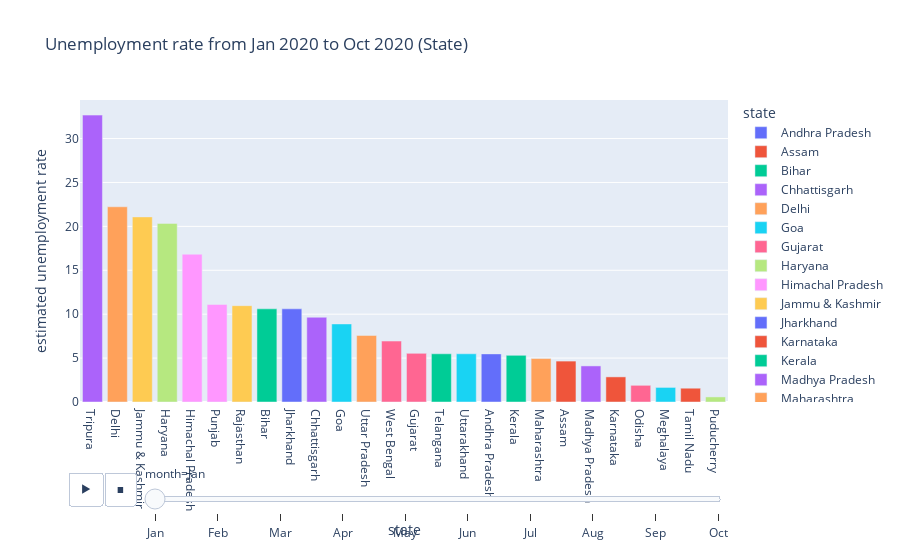

Source (notebook cell):
### Code cell
#Bar plot unemployment rate(monthly)
fig = px.bar(df, x='state', y='estimated unemployment rate', animation_frame='month', color='state', title='Unemployment rate from Jan 2020 to Oct 2020 (State)')
fig.update_layout(xaxis={'categoryorder':'total descending'})
fig.layout.updatemenus[0].buttons[0].args[1]["frame"]["duration"]=2000
fig.show()

### Figure 1 — Plotly figure (JSON) as saved in the notebook; plotly's stock layout.template omitted (floating-point values rounded to 4 significant figures)
{"data": [{"alignmentgroup": "True", "hovertemplate": "state=%{x}<br>month=Jan<br>estimated unemployment rate=%{y}<extra></extra>", "legendgroup": "Andhra Pradesh", "marker": {"color": "#636efa", "pattern": {"shape": ""}}, "name": "Andhra Pradesh", "offsetgroup": "Andhra Pradesh", "orientation": "v", "showlegend": true, "textposition": "auto", "type": "bar", "x": ["Andhra Pradesh"], "xaxis": "x", "y": [5.48], "yaxis": "y"}, {"alignmentgroup": "True", "hovertemplate": "state=%{x}<br>month=Jan<br>estimated unemployment rate=%{y}<extra></extra>", "legendgroup": "Assam", "marker": {"color": "#EF553B", "pattern": {"shape": ""}}, "name": "Assam", "offsetgroup": "Assam", "orientation": "v", "showlegend": true, "textposition": "auto", "type": "bar", "x": ["Assam"], "xaxis": "x", "y": [4.66], "yaxis": "y"}, {"alignmentgroup": "True", "hovertemplate": "state=%{x}<br>month=Jan<br>estimated unemployment rate=%{y}<extra></extra>", "legendgroup": "Bihar", "marker": {"color": "#00cc96", "pattern": {"shape": ""}}, "name": "Bihar", "offsetgroup": "Bihar", "orientation": "v", "showlegend": true, "textposition": "auto", "type": "bar", "x": ["Bihar"], "xaxis": "x", "y": [10.61], "yaxis": "y"}, {"alignmentgroup": "True", "hovertemplate": "state=%{x}<br>month=Jan<br>estimated unemployment rate=%{y}<extra></extra>", "legendgroup": "Chhattisgarh", "marker": {"color": "#ab63fa", "pattern": {"shape": ""}}, "name": "Chhattisgarh", "offsetgroup": "Chhattisgarh", "orientation": "v", "showlegend": true, "textposition": "auto", "type": "bar", "x": ["Chhattisgarh"], "xaxis": "x", "y": [9.65], "yaxis": "y"}, {"alignmentgroup": "True", "hovertemplate": "state=%{x}<br>month=Jan<br>estimated unemployment rate=%{y}<extra></extra>", "legendgroup": "Delhi", "marker": {"color": "#FFA15A", "pattern": {"shape": ""}}, "name": "Delhi", "offsetgroup": "Delhi", "orientation": "v", "showlegend": true, "textposition": "auto", "type": "bar", "x": ["Delhi"], "xaxis": "x", "y": [22.23], "yaxis": "y"}, {"alignmentgroup": "True", "hovertemplate": "state=%{x}<br>month=Jan<br>estimated unemployment rate=%{y}<extra></extra>", "legendgroup": "Goa", "marker": {"color": "#19d3f3", "pattern": {"shape": ""}}, "name": "Goa", "offsetgroup": "Goa", "orientation": "v", "showlegend": true, "textposition": "auto", "type": "bar", "x": ["Goa"], "xaxis": "x", "y": [8.89], "yaxis": "y"}, {"alignmentgroup": "True", "hovertemplate": "state=%{x}<br>month=Jan<br>estimated unemployment rate=%{y}<extra></extra>", "legendgroup": "Gujarat", "marker": {"color": "#FF6692", "pattern": {"shape": ""}}, "name": "Gujarat", "offsetgroup": "Gujarat", "orientation": "v", "showlegend": true, "textposition": "auto", "type": "bar", "x": ["Gujarat"], "xaxis": "x", "y": [5.54], "yaxis": "y"}, {"alignmentgroup": "True", "hovertemplate": "state=%{x}<br>month=Jan<br>estimated unemployment rate=%{y}<extra></extra>", "legendgroup": "Haryana", "marker": {"color": "#B6E880", "pattern": {"shape": ""}}, "name": "Haryana", "offsetgroup": "Haryana", "orientation": "v", "showlegend": true, "textposition": "auto", "type": "bar", "x": ["Haryana"], "xaxis": "x", "y": [20.34], "yaxis": "y"}, {"alignmentgroup": "True", "hovertemplate": "state=%{x}<br>month=Jan<br>estimated unemployment rate=%{y}<extra></extra>", "legendgroup": "Himachal Pradesh", "marker": {"color": "#FF97FF", "pattern": {"shape": ""}}, "name": "Himachal Pradesh", "offsetgroup": "Himachal Pradesh", "orientation": "v", "showlegend": true, "textposition": "auto", "type": "bar", "x": ["Himachal Pradesh"], "xaxis": "x", "y": [16.83], "yaxis": "y"}, {"alignmentgroup": "True", "hovertemplate": "state=%{x}<br>month=Jan<br>estimated unemployment rate=%{y}<extra></extra>", "legendgroup": "Jammu & Kashmir", "marker": {"color": "#FECB52", "pattern": {"shape": ""}}, "name": "Jammu & Kashmir", "offsetgroup": "Jammu & Kashmir", "orientation": "v", "showlegend": true, "textposition": "auto", "type": "bar", "x": ["Jammu & Kashmir"], "xaxis": "x", "y": [21.08], "yaxis": "y"}, {"alignmentgroup": "True", "hovertemplate": "state=%{x}<br>month=Jan<br>estimated unemployment rate=%{y}<extra></extra>", "legendgroup": "Jharkhand", "marker": {"color": "#636efa", "pattern": {"shape": ""}}, "name": "Jharkhand", "offsetgroup": "Jharkhand", "orientation": "v", "showlegend": true, "textposition": "auto", "type": "bar", "x": ["Jharkhand"], "xaxis": "x", "y": [10.61], "yaxis": "y"}, {"alignmentgroup": "True", "hovertemplate": "state=%{x}<br>month=Jan<br>estimated unemployment rate=%{y}<extra></extra>", "legendgroup": "Karnataka", "marker": {"color": "#EF553B", "pattern": {"shape": ""}}, "name": "Karnataka", "offsetgroup": "Karnataka", "orientation": "v", "showlegend": true, "textposition": "auto", "type": "bar", "x": ["Karnataka"], "xaxis": "x", "y": [2.86], "yaxis": "y"}, {"alignmentgroup": "True", "hovertemplate": "state=%{x}<br>month=Jan<br>estimated unemployment rate=%{y}<extra></extra>", "legendgroup": "Kerala", "marker": {"color": "#00cc96", "pattern": {"shape": ""}}, "name": "Kerala", "offsetgroup": "Kerala", "orientation": "v", "showlegend": true, "textposition": "auto", "type": "bar", "x": ["Kerala"], "xaxis": "x", "y": [5.31], "yaxis": "y"}, {"alignmentgroup": "True", "hovertemplate": "state=%{x}<br>month=Jan<br>estimated unemployment rate=%{y}<extra></extra>", "legendgroup": "Madhya Pradesh", "marker": {"color": "#ab63fa", "pattern": {"shape": ""}}, "name": "Madhya Pradesh", "offsetgroup": "Madhya Pradesh", "orientation": "v", "showlegend": true, "textposition": "auto", "type": "bar", "x": ["Madhya Pradesh"], "xaxis": "x", "y": [4.11], "yaxis": "y"}, {"alignmentgroup": "True", "hovertemplate": "state=%{x}<br>month=Jan<br>estimated unemployment rate=%{y}<extra></extra>", "legendgroup": "Maharashtra", "marker": {"color": "#FFA15A", "pattern": {"shape": ""}}, "name": "Maharashtra", "offsetgroup": "Maharashtra", "orientation": "v", "showlegend": true, "textposition": "auto", "type": "bar", "x": ["Maharashtra"], "xaxis": "x", "y": [4.95], "yaxis": "y"}, {"alignmentgroup": "True", "hovertemplate": "state=%{x}<br>month=Jan<br>estimated unemployment rate=%{y}<extra></extra>", "legendgroup": "Meghalaya", "marker": {"color": "#19d3f3", "pattern": {"shape": ""}}, "name": "Meghalaya", "offsetgroup": "Meghalaya", "orientation": "v", "showlegend": true, "textposition": "auto", "type": "bar", "x": ["Meghalaya"], "xaxis": "x", "y": [1.66], "yaxis": "y"}, {"alignmentgroup": "True", "hovertemplate": "state=%{x}<br>month=Jan<br>estimated unemployment rate=%{y}<extra></extra>", "legendgroup": "Odisha", "marker": {"color": "#FF6692", "pattern": {"shape": ""}}, "name": "Odisha", "offsetgroup": "Odisha", "orientation": "v", "showlegend": true, "textposition": "auto", "type": "bar", "x": ["Odisha"], "xaxis": "x", "y": [1.9], "yaxis": "y"}, {"alignmentgroup": "True", "hovertemplate": "state=%{x}<br>month=Jan<br>estimated unemployment rate=%{y}<extra></extra>", "legendgroup": "Puducherry", "marker": {"color": "#B6E880", "pattern": {"shape": ""}}, "name": "Puducherry", "offsetgroup": "Puducherry", "orientation": "v", "showlegend": true, "textposition": "auto", "type": "bar", "x": ["Puducherry"], "xaxis": "x", "y": [0.58], "yaxis": "y"}, {"alignmentgroup": "True", "hovertemplate": "state=%{x}<br>month=Jan<br>estimated unemployment rate=%{y}<extra></extra>", "legendgroup": "Punjab", "marker": {"color": "#FF97FF", "pattern": {"shape": ""}}, "name": "Punjab", "offsetgroup": "Punjab", "orientation": "v", "showlegend": true, "textposition": "auto", "type": "bar", "x": ["Punjab"], "xaxis": "x", "y": [11.11], "yaxis": "y"}, {"alignmentgroup": "True", "hovertemplate": "state=%{x}<br>month=Jan<br>estimated unemployment rate=%{y}<extra></extra>", "legendgroup": "Rajasthan", "marker": {"color": "#FECB52", "pattern": {"shape": ""}}, "name": "Rajasthan", "offsetgroup": "Rajasthan", "orientation": "v", "showlegend": true, "textposition": "auto", "type": "bar", "x": ["Rajasthan"], "xaxis": "x", "y": [10.97], "yaxis": "y"}, {"alignmentgroup": "True", "hovertemplate": "state=%{x}<br>month=Jan<br>estimated unemployment rate=%{y}<extra></extra>", "legendgroup": "Tamil Nadu", "marker": {"color": "#EF553B", "pattern": {"shape": ""}}, "name": "Tamil Nadu", "offsetgroup": "Tamil Nadu", "orientation": "v", "showlegend": true, "textposition": "auto", "type": "bar", "x": ["Tamil Nadu"], "xaxis": "x", "y": [1.57], "yaxis": "y"}, {"alignmentgroup": "True", "hovertemplate": "state=%{x}<br>month=Jan<br>estimated unemployment rate=%{y}<extra></extra>", "legendgroup": "Telangana", "marker": {"color": "#00cc96", "pattern": {"shape": ""}}, "name": "Telangana", "offsetgroup": "Telangana", "orientation": "v", "showlegend": true, "textposition": "auto", "type": "bar", "x": ["Telangana"], "xaxis": "x", "y": [5.49], "yaxis": "y"}, {"alignmentgroup": "True", "hovertemplate": "state=%{x}<br>month=Jan<br>estimated unemployment rate=%{y}<extra></extra>", "legendgroup": "Tripura", "marker": {"color": "#ab63fa", "pattern": {"shape": ""}}, "name": "Tripura", "offsetgroup": "Tripura", "orientation": "v", "showlegend": true, "textposition": "auto", "type": "bar", "x": ["Tripura"], "xaxis": "x", "y": [32.67], "yaxis": "y"}, {"alignmentgroup": "True", "hovertemplate": "state=%{x}<br>month=Jan<br>estimated unemployment rate=%{y}<extra></extra>", "legendgroup": "Uttar Pradesh", "marker": {"color": "#FFA15A", "pattern": {"shape": ""}}, "name": "Uttar Pradesh", "offsetgroup": "Uttar Pradesh", "orientation": "v", "showlegend": true, "textposition": "auto", "type": "bar", "x": ["Uttar Pradesh"], "xaxis": "x", "y": [7.58], "yaxis": "y"}, {"alignmentgroup": "True", "hovertemplate": "state=%{x}<br>month=Jan<br>estimated unemployment rate=%{y}<extra></extra>", "legendgroup": "Uttarakhand", "marker": {"color": "#19d3f3", "pattern": {"shape": ""}}, "name": "Uttarakhand", "offsetgroup": "Uttarakhand", "orientation": "v", "showlegend": true, "textposition": "auto", "type": "bar", "x": ["Uttarakhand"], "xaxis": "x", "y": [5.49], "yaxis": "y"}, {"alignmentgroup": "True", "hovertemplate": "state=%{x}<br>month=Jan<br>estimated unemployment rate=%{y}<extra></extra>", "legendgroup": "West Bengal", "marker": {"color": "#FF6692", "pattern": {"shape": ""}}, "name": "West Bengal", "offsetgroup": "West Bengal", "orientation": "v", "showlegend": true, "textposition": "auto", "type": "bar", "x": ["West Bengal"], "xaxis": "x", "y": [6.94], "yaxis": "y"}], "layout": {"barmode": "relative", "legend": {"title": {"text": "state"}, "tracegroupgap": 0}, "sliders": [{"active": 0, "currentvalue": {"prefix": "month="}, "len": 0.9, "pad": {"b": 10, "t": 60}, "steps": [{"args": [["Jan"], {"frame": {"duration": 0, "redraw": true}, "fromcurrent": true, "mode": "immediate", "transition": {"duration": 0, "easing": "linear"}}], "label": "Jan", "method": "animate"}, {"args": [["Feb"], {"frame": {"duration": 0, "redraw": true}, "fromcurrent": true, "mode": "immediate", "transition": {"duration": 0, "easing": "linear"}}], "label": "Feb", "method": "animate"}, {"args": [["Mar"], {"frame": {"duration": 0, "redraw": true}, "fromcurrent": true, "mode": "immediate", "transition": {"duration": 0, "easing": "linear"}}], "label": "Mar", "method": "animate"}, {"args": [["Apr"], {"frame": {"duration": 0, "redraw": true}, "fromcurrent": true, "mode": "immediate", "transition": {"duration": 0, "easing": "linear"}}], "label": "Apr", "method": "animate"}, {"args": [["May"], {"frame": {"duration": 0, "redraw": true}, "fromcurrent": true, "mode": "immediate", "transition": {"duration": 0, "easing": "linear"}}], "label": "May", "method": "animate"}, {"args": [["Jun"], {"frame": {"duration": 0, "redraw": true}, "fromcurrent": true, "mode": "immediate", "transition": {"duration": 0, "easing": "linear"}}], "label": "Jun", "method": "animate"}, {"args": [["Jul"], {"frame": {"duration": 0, "redraw": true}, "fromcurrent": true, "mode": "immediate", "transition": {"duration": 0, "easing": "linear"}}], "label": "Jul", "method": "animate"}, {"args": [["Aug"], {"frame": {"duration": 0, "redraw": true}, "fromcurrent": true, "mode": "immediate", "transition": {"duration": 0, "easing": "linear"}}], "label": "Aug", "method": "animate"}, {"args": [["Sep"], {"frame": {"duration": 0, "redraw": true}, "fromcurrent": true, "mode": "immediate", "transition": {"duration": 0, "easing": "linear"}}], "label": "Sep", "method": "animate"}, {"args": [["Oct"], {"frame": {"duration": 0, "redraw": true}, "fromcurrent": true, "mode": "immediate", "transition": {"duration": 0, "easing": "linear"}}], "label": "Oct", "method": "animate"}], "x": 0.1, "xanchor": "left", "y": 0, "yanchor": "top"}], "title": {"text": "Unemployment rate from Jan 2020 to Oct 2020 (State)"}, "updatemenus": [{"buttons": [{"args": [null, {"frame": {"duration": 2000, "redraw": true}, "fromcurrent": true, "mode": "immediate", "transition": {"duration": 500, "easing": "linear"}}], "label": "&#9654;", "method": "animate"}, {"args": [[null], {"frame": {"duration": 0, "redraw": true}, "fromcurrent": true, "mode": "immediate", "transition": {"duration": 0, "easing": "linear"}}], "label": "&#9724;", "method": "animate"}], "direction": "left", "pad": {"r": 10, "t": 70}, "showactive": false, "type": "buttons", "x": 0.1, "xanchor": "right", "y": 0, "yanchor": "top"}], "xaxis": {"anchor": "y", "categoryarray": ["Andhra Pradesh", "Assam", "Bihar", "Chhattisgarh", "Delhi", "Goa", "Gujarat", "Haryana", "Himachal Pradesh", "Jammu & Kashmir", "Jharkhand", "Karnataka", "Kerala", "Madhya Pradesh", "Maharashtra", "Meghalaya", "Odisha", "Puducherry", "Punjab", "Rajasthan", "Sikkim", "Tamil Nadu", "Telangana", "Tripura", "Uttar Pradesh", "Uttarakhand", "West Bengal"], "categoryorder": "total descending", "domain": [0, 1], "title": {"text": "state"}}, "yaxis": {"anchor": "x", "domain": [0, 1], "title": {"text": "estimated unemployment rate"}}}}
